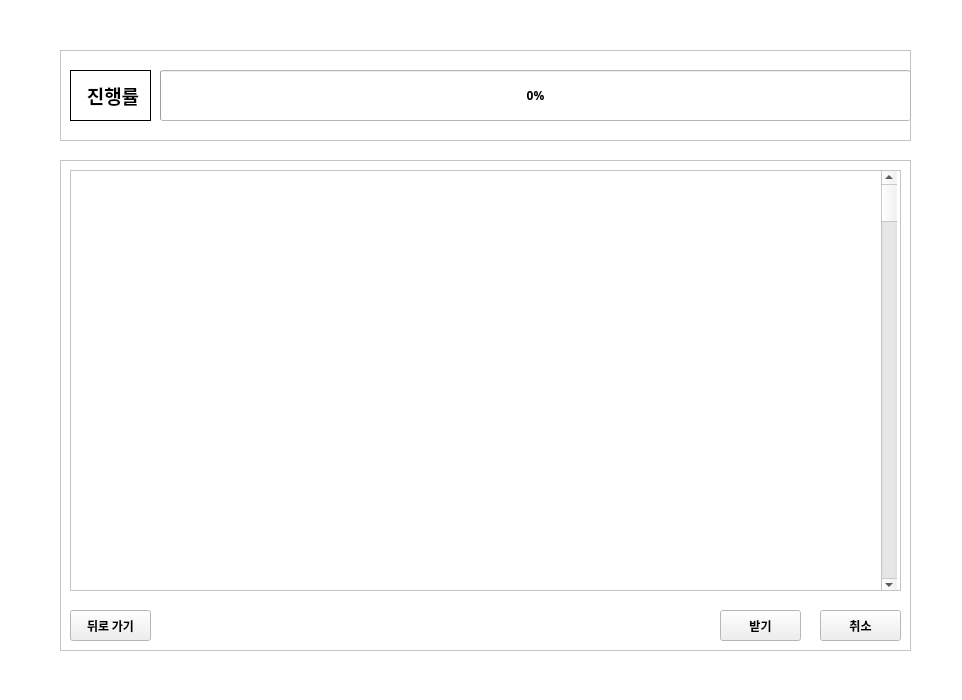
<?xml version="1.0" encoding="UTF-8"?>
<ui version="4.0">
 <class>Form</class>
 <widget class="QWidget" name="Form">
  <property name="geometry">
   <rect>
    <x>0</x>
    <y>0</y>
    <width>962</width>
    <height>700</height>
   </rect>
  </property>
  <property name="palette">
   <palette>
    <active>
     <colorrole role="Base">
      <brush brushstyle="SolidPattern">
       <color alpha="255">
        <red>255</red>
        <green>255</green>
        <blue>255</blue>
       </color>
      </brush>
     </colorrole>
     <colorrole role="Window">
      <brush brushstyle="SolidPattern">
       <color alpha="255">
        <red>255</red>
        <green>255</green>
        <blue>255</blue>
       </color>
      </brush>
     </colorrole>
    </active>
    <inactive>
     <colorrole role="Base">
      <brush brushstyle="SolidPattern">
       <color alpha="255">
        <red>255</red>
        <green>255</green>
        <blue>255</blue>
       </color>
      </brush>
     </colorrole>
     <colorrole role="Window">
      <brush brushstyle="SolidPattern">
       <color alpha="255">
        <red>255</red>
        <green>255</green>
        <blue>255</blue>
       </color>
      </brush>
     </colorrole>
    </inactive>
    <disabled>
     <colorrole role="Base">
      <brush brushstyle="SolidPattern">
       <color alpha="255">
        <red>255</red>
        <green>255</green>
        <blue>255</blue>
       </color>
      </brush>
     </colorrole>
     <colorrole role="Window">
      <brush brushstyle="SolidPattern">
       <color alpha="255">
        <red>255</red>
        <green>255</green>
        <blue>255</blue>
       </color>
      </brush>
     </colorrole>
    </disabled>
   </palette>
  </property>
  <property name="windowTitle">
   <string>Form</string>
  </property>
  <widget class="QFrame" name="frame_2">
   <property name="geometry">
    <rect>
     <x>60</x>
     <y>160</y>
     <width>851</width>
     <height>491</height>
    </rect>
   </property>
   <property name="frameShape">
    <enum>QFrame::StyledPanel</enum>
   </property>
   <property name="frameShadow">
    <enum>QFrame::Raised</enum>
   </property>
   <widget class="QScrollArea" name="GoalArea">
    <property name="geometry">
     <rect>
      <x>10</x>
      <y>10</y>
      <width>831</width>
      <height>421</height>
     </rect>
    </property>
    <property name="widgetResizable">
     <bool>true</bool>
    </property>
    <widget class="QWidget" name="scrollAreaWidgetContents">
     <property name="geometry">
      <rect>
       <x>0</x>
       <y>0</y>
       <width>829</width>
       <height>419</height>
      </rect>
     </property>
     <widget class="QScrollBar" name="verticalScrollBar">
      <property name="geometry">
       <rect>
        <x>810</x>
        <y>0</y>
        <width>16</width>
        <height>421</height>
       </rect>
      </property>
      <property name="font">
       <font>
        <family>굴림</family>
        <pointsize>12</pointsize>
       </font>
      </property>
      <property name="orientation">
       <enum>Qt::Vertical</enum>
      </property>
     </widget>
    </widget>
   </widget>
   <widget class="QToolButton" name="AcceptButton">
    <property name="geometry">
     <rect>
      <x>660</x>
      <y>450</y>
      <width>81</width>
      <height>31</height>
     </rect>
    </property>
    <property name="font">
     <font>
      <family>IM혜민 Bold</family>
      <weight>75</weight>
      <bold>true</bold>
     </font>
    </property>
    <property name="text">
     <string>받기</string>
    </property>
   </widget>
   <widget class="QToolButton" name="BackButton">
    <property name="geometry">
     <rect>
      <x>10</x>
      <y>450</y>
      <width>81</width>
      <height>31</height>
     </rect>
    </property>
    <property name="font">
     <font>
      <family>IM혜민 Bold</family>
      <weight>75</weight>
      <bold>true</bold>
     </font>
    </property>
    <property name="text">
     <string>뒤로 가기</string>
    </property>
   </widget>
   <widget class="QToolButton" name="CancelButton">
    <property name="geometry">
     <rect>
      <x>760</x>
      <y>450</y>
      <width>81</width>
      <height>31</height>
     </rect>
    </property>
    <property name="font">
     <font>
      <family>IM혜민 Bold</family>
      <weight>75</weight>
      <bold>true</bold>
     </font>
    </property>
    <property name="text">
     <string>취소</string>
    </property>
   </widget>
  </widget>
  <widget class="QFrame" name="frame">
   <property name="geometry">
    <rect>
     <x>60</x>
     <y>50</y>
     <width>851</width>
     <height>91</height>
    </rect>
   </property>
   <property name="frameShape">
    <enum>QFrame::StyledPanel</enum>
   </property>
   <property name="frameShadow">
    <enum>QFrame::Raised</enum>
   </property>
   <widget class="QLabel" name="ProgressLabel">
    <property name="geometry">
     <rect>
      <x>10</x>
      <y>20</y>
      <width>81</width>
      <height>51</height>
     </rect>
    </property>
    <property name="font">
     <font>
      <family>IM혜민 Bold</family>
      <pointsize>14</pointsize>
      <weight>75</weight>
      <bold>true</bold>
     </font>
    </property>
    <property name="contextMenuPolicy">
     <enum>Qt::DefaultContextMenu</enum>
    </property>
    <property name="layoutDirection">
     <enum>Qt::LeftToRight</enum>
    </property>
    <property name="frameShape">
     <enum>QFrame::Box</enum>
    </property>
    <property name="lineWidth">
     <number>1</number>
    </property>
    <property name="midLineWidth">
     <number>0</number>
    </property>
    <property name="text">
     <string>&lt;html&gt;&lt;head/&gt;&lt;body&gt;&lt;p align=&quot;center&quot;&gt;&lt;span style=&quot; font-size:14pt;&quot;&gt;진행률&lt;/span&gt;&lt;/p&gt;&lt;/body&gt;&lt;/html&gt;</string>
    </property>
    <property name="margin">
     <number>0</number>
    </property>
   </widget>
   <widget class="QProgressBar" name="progressBar">
    <property name="geometry">
     <rect>
      <x>100</x>
      <y>20</y>
      <width>751</width>
      <height>51</height>
     </rect>
    </property>
    <property name="font">
     <font>
      <family>IM혜민 Bold</family>
      <weight>75</weight>
      <bold>true</bold>
     </font>
    </property>
    <property name="value">
     <number>0</number>
    </property>
   </widget>
  </widget>
 </widget>
 <resources/>
 <connections/>
</ui>
